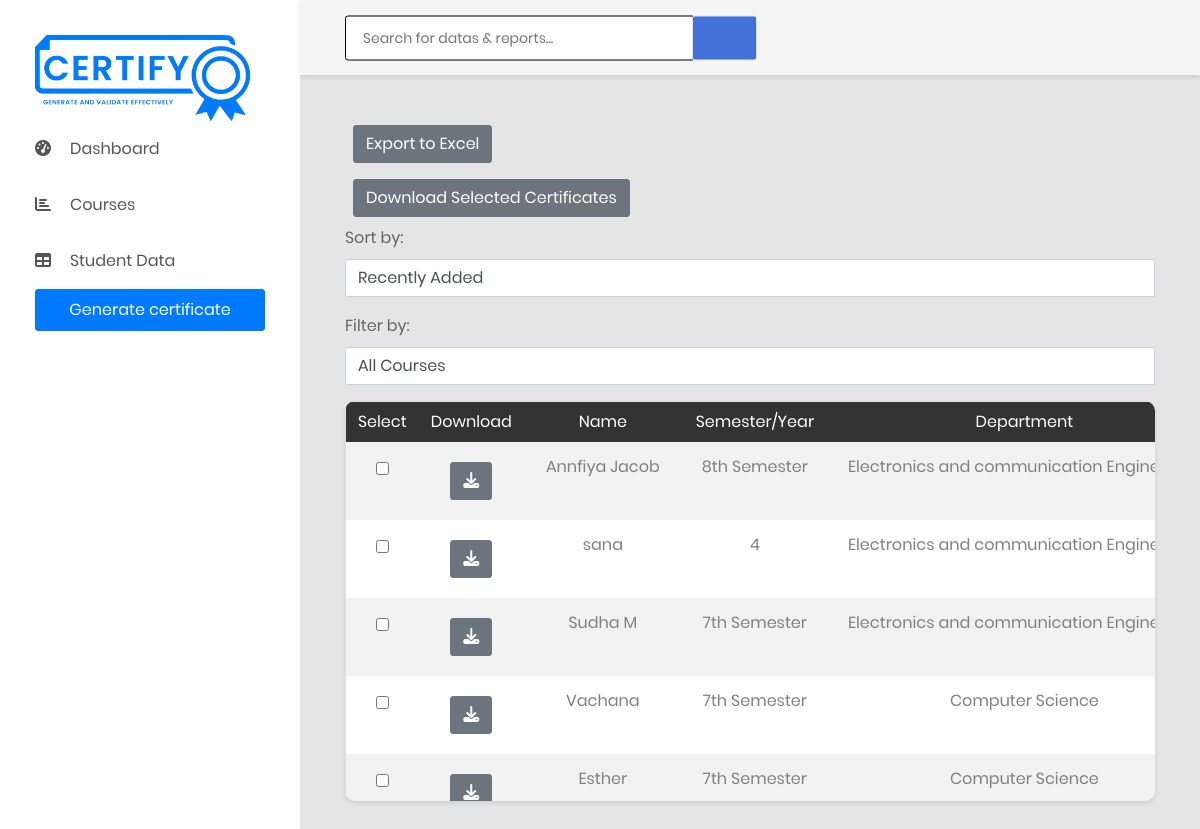
The page /certificate/display-iv-student/ (signed in) on the database as committed earlier.
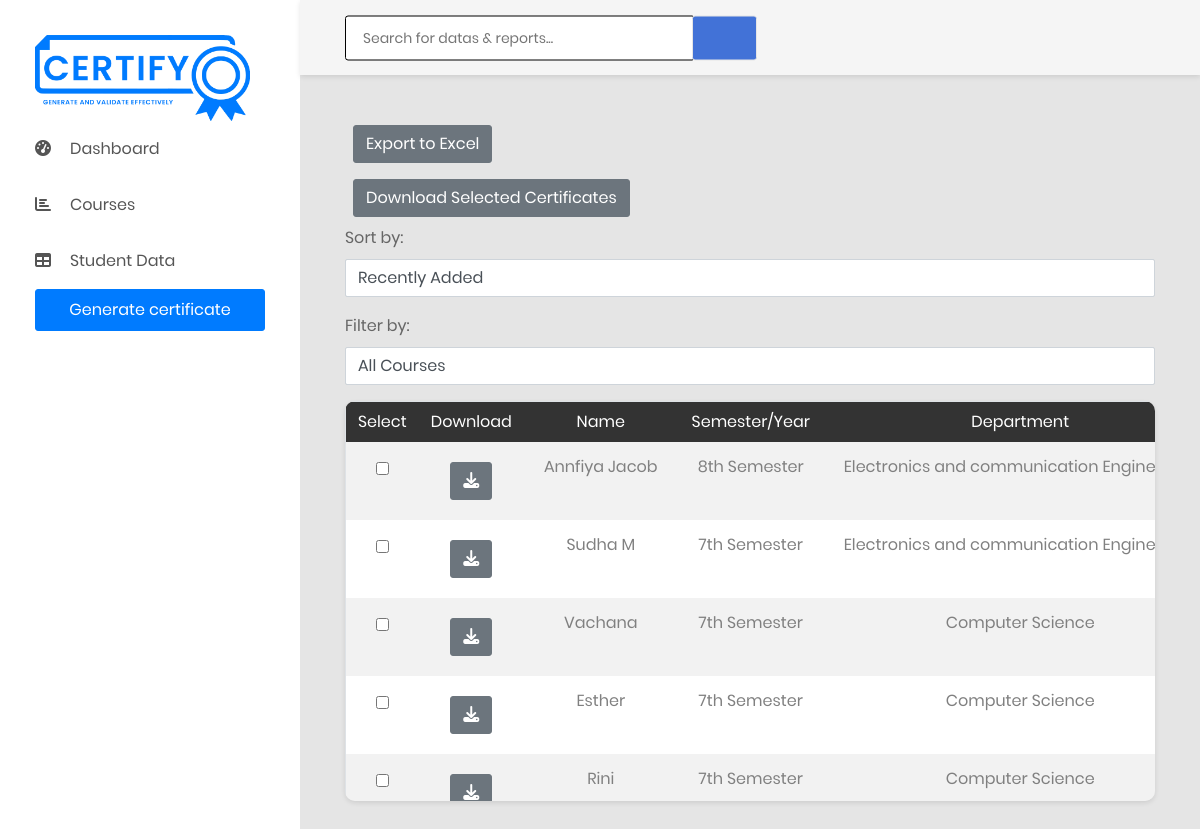
The same page on the database as committed later.
### certificate_app/models.py (models this page shows, shortened)
class StudentIV(models.Model):
    name = models.CharField(max_length=255, blank=True, default='')
    sem_year =models.CharField(max_length=100, blank=True, default='')
    dept =models.CharField(max_length=255, blank=True, null=True, default='')
    college_name = models.CharField(max_length=255, blank=True, default='')
    duration = models.CharField(max_length=255, blank=True, default='')
    mentor_name = models.CharField(max_length=255, blank=True, default='')
    conducted_date = models.DateField(default=timezone.now)
    issued_date = models.DateField(default=timezone.now)
    created_at = models.DateTimeField( default=timezone.now)  # Add this field to store creation time
    certificate_type = models.ForeignKey(CertificateTypes, on_delete=models.CASCADE,  null=True)
    course= models.ForeignKey(Course, on_delete=models.CASCADE, null=True)
    certificate_number = models.CharField(max_length=20, null=True, blank=True)  # Changed field name to certificate_number

### certificate_app/views.py (the view)
# urls.py: path('display-iv-student/', views.display_iv_students, name='display_iv_students'),
@login_required(login_url='login')
def display_iv_students(request):
    students_iv = StudentIV.objects.all().order_by('-created_at')
    courses=Course.objects.all()
    certificate_types = CertificateTypes.objects.all()
    certificate_courses = {}
    certificate_numbers = {}
    for certificate_type_instance in certificate_types:
        certificate_type_pk = certificate_type_instance.pk
        current_courses = certificate_type_instance.courses.all()
        certificate_courses[certificate_type_pk] = current_courses
        for course_instance in current_courses:
            certificate_types_related_to_course = course_instance.certificate_types.all()
            for certificate_type_instance_related_to_course in certificate_types_related_to_course:
                certificate_type_pk_related_to_course = certificate_type_instance_related_to_course.pk
    current_year = datetime.now().strftime("%Y")
    for student in students_iv:
        number = student.certificate_number
        current_year = datetime.now().strftime("%Y")
        certificate_number = f"SRC/{current_year}/{number}"
        certificate_numbers[student.id] = certificate_number  # Map student ID to certificate number
    print(certificate_numbers)
    context = {
        'students_iv': students_iv,
        'certificate_types': certificate_types,
        'courses': courses,
        'certificate_id_number': certificate_numbers,  # Include the certificate numbers in the context
    }
    return render(request, 'table_iv.html', context)

### certificate_app/models.py (called while the page is built)
    def __str__(self):
        return self.course_name if self.course_name else ''

### templates/table_iv.html (shortened to what this page needs)
{% extends 'base.html' %}
{% load static %}
{% block body %}
<div class="main-content">
    <div class="section__content section__content--p30">
        <div class="container">
            <div class="row">
                <div class="col-lg-12 text-justify">
                </div>
                <div class="col-lg-12">
                    <button class="btn btn-secondary m-2"  onclick="exportToExcel()">Export to Excel</button>
                    <form action="{% url 'download_selected_certificates' %}" method="post" class="mb-3">
                        <button type="submit" class="btn btn-secondary m-2">Download Selected Certificates</button>
                        <div class="mb-3">
                            <label for="sort_order">Sort by:</label>
                            <select id="sort_order" class="form-control" onchange="sortStudents()">
                                <option value="recent">Recently Added</option>
                            </select>
                        </div>
                        <div class="mb-3">
                            <label for="sort_order">Filter by:</label>
                            <div class="mb-3">
                                <select id="courseDropdown" class="form-control" onchange="filterStudents()">
                                    <option value="">All Courses</option>
                                </select>
                            </div>
                        </div>
                        <div class="table-responsive table--no-card m-b-30">
                            <table class="table table-borderless table-striped table-earning">
                                <thead>
                                    <tr>
                                        <th>Select</th>
                                        <th>Download</th>
                                        <th>Name</th>
                                        <th>Semester/Year</th>
                                        <th>Department</th>
                                    </tr>
                                </thead>
                                <tbody id="student_table_body">
                                    {% for student in students_iv %}
                                    <tr>
                                        <td><input type="checkbox" name="selected_students" value="{{ student.id }}"
                                                class="m-2"></td>
                                        <td>
                                            <a href="{% url 'render_pdf_industrialvisit' student.id %}"
                                                class="btn btn-secondary m-2"><i class="fas fa-download"></i>
                                            </a>
                                        </td>
                                        <td>{{ student.name }}</td>
                                        <td>{{ student.sem_year }}</td>
                                        <td>{{ student.dept }}</td>
                                    </tr>
                                    {% endfor %}
                                </tbody>
                            </table>
                        </div>
                    </form>
                </div>
            </div>
        </div>
    </div>
</div>
{% endblock %}

### templates/base.html (shortened to what this page needs)
{% load static %}
<!DOCTYPE html>
<html lang="en">
<head>
    {% load static %}
    <link href="{% static 'css/style.css' %}" rel="stylesheet" type="text/css" >
    <link href="https://cdn.jsdelivr.net/npm/bootstrap@5.3.3/dist/css/bootstrap.min.css" rel="stylesheet"
>
        <link rel="stylesheet" href="http://maxcdn.bootstrapcdn.com/font-awesome/6.5.1/css/font-awesome.min.css">
    <link href="{% static 'css/font-face.css' %}" rel="stylesheet" media="all">
    <link href="{% static 'vendor/font-awesome-4.7/css/font-awesome.min.css' %}" rel="stylesheet" media="all">
    <link href="{% static 'vendor/font-awesome-5/css/fontawesome-all.min.css' %}" rel="stylesheet" media="all">
    <link href="{% static 'vendor/mdi-font/css/material-design-iconic-font.min.css' %}" rel="stylesheet" media="all">
    <link href="{% static 'vendor/bootstrap-4.1/bootstrap.min.css' %}" rel="stylesheet" media="all">
    <link href="{% static 'vendor/animsition/animsition.min.css' %}" rel="stylesheet" media="all">
    <link href="{% static 'vendor/bootstrap-progressbar/bootstrap-progressbar-3.3.4.min.css' %}" rel="stylesheet" media="all">
    <link href="{% static 'vendor/wow/animate.css' %}" rel="stylesheet" media="all">
    <link href="{% static 'vendor/css-hamburgers/hamburgers.min.css' %}" rel="stylesheet" media="all">
    <link href="{% static 'vendor/slick/slick.css' %}" rel="stylesheet" media="all">
    <link href="{% static 'vendor/select2/select2.min.css' %}" rel="stylesheet" media="all">
    <link href="{% static 'vendor/perfect-scrollbar/perfect-scrollbar.css' %}" rel="stylesheet" media="all">
    <link href="{% static 'css/theme.css' %}" rel="stylesheet" media="all">
    </head>
    <body class="">
        <div class="page-wrapper">
            <aside class="menu-sidebar d-none d-lg-block">
                <div class="menu-sidebar__content js-scrollbar1">
                    <nav class="navbar-sidebar">
                        <a href="#">
                            <img src="{% static 'images/icon/certify_logo.png' %}" alt="Certify Logo" width="215" height="86"/>
                        </a>
                        <ul class="list-unstyled navbar__list">
                            <li class="has-sub nav_item">
                                <a class="nav-link" href="{% url 'index' %}">
                                    <i class="fas fa-tachometer-alt"></i>Dashboard</a>
                            </li>
                            <li class="nav_item">
                                <a href="{% url 'courses' %}" class="nav-link">
                                    <i class="fas fa-chart-bar"></i>Courses</a>
                            </li>
                            <li class="nav_item">
                                <a href="{% url 'certificates_data' %}" class="nav-link">
                                    <i class="fas fa-table"></i>Student Data</a>
                            </li>
                            <li >
                                <a class="btn btn-primary p-2 dashboard-btn" href="{% url 'courses' %}">Generate certificate</a>
                            </li>
                        </ul>
                    </nav>
                </div>
            </aside>
            <div class="page-container">
                <header class="header-desktop">
                    <div class="section__content section__content--p30">
                        <div class="container-fluid">
                            <div class="header-wrap">
                                <form class="form-header" action="{% url 'search_students' %}" method="POST">
                                    <input class="au-input au-input--xl" type="text" name="search" placeholder="Search for datas &amp; reports..." />
                                    <button class="au-btn--submit" type="submit">
                                        <i class="zmdi zmdi-search"></i>
                                    </button>
                                </form>
                                <div class="header-button">
                                    <div class="account-wrap">
                                        <div class="account-item clearfix js-item-menu">
                                            <div class="content">
                                                <a class="js-acc-btn" href="#">{{username}}</a>
                                            </div>
                                        </div>
                                    </div>
                                </div>
                            </div>
                        </div>
                    </div>
                </header>
    {% block body %}
    {% endblock %}
</body>
</html>

### static/css/style.css (style rules this page uses)
input, textarea { border: 1px solid black !important; }
table, th, td { border: 1px solid #232324; margin:10px; }
table { width: 100%; }
thead { background-color: #060652; color: white; }
th { padding: 20px; }
tbody { background-color: #ffffff; text-align: center; }
.dashboard-btn { color: white !important; }
.table-responsive { height: 400px; overflow-y: visible; }
li { list-style: none; }

Rows that differ between the two databases and show on the page:
removed StudentIV: name "sana", sem_year "4", dept "Electronics and communication…"
now on this page (row unchanged): StudentIV: name "Rini", sem_year "7th Semester", dept "Computer Science"
